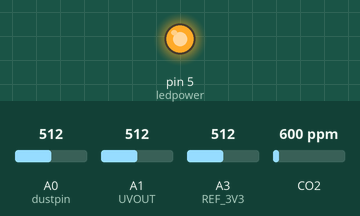
This sketch was run on a simulated Arduino Uno, built with avr-gcc and run on an emulated ATmega328P. On the bench: output pins drawn as LEDs (lit = HIGH). The test bench sets the inputs (shaded band); at power-on: A0 (dustpin) = 512, A1 (UVOUT) = 512, A3 (REF_3V3) = 512, CO2 600 ppm. What the sketch prints to the serial monitor is not drawn.

Above: at 0.1 s.
Timing chart, 0 to 1.6 s (numbered marks = the images above):
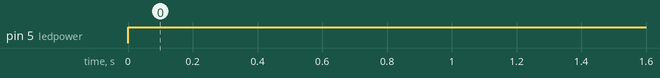

The sketch:

AQI_Lux.ino
```cpp
/*
   室内空气质量+光线光强测定程序
   Producer:小明明
   本套装备包含设备：
   1、Sharp GP2Y1010AU（PM2.5粉尘传感探头）
   2、气体检测探头MQ135
   3、光强计探头GY-8511
   接口附录:
    ——————————————————————
   |  sharp GP2Y1010AU |     Arduino  UNO      |
    ——————————————————————
   |        LED        |          D5           |
   |        V0         |          A0           |
    ——————————————————————
   |       MQ135       |     Arduino  UNO      |
    ——————————————————————
   |        D0         |          D6           |
   |        A0         |          A2           |
    ——————————————————————
   |       MP8511      |      Arduino  UNO     |
    ——————————————————————
   |     供电3.3V！    |          3.3V         |
   |         A0        |           A2          |
   |        Aref       |           A3          |
    ——————————————————————
   之后下面为程序正文：
*/
//定义硬件的引脚
#define UVOUT A1//光强计输出
#define REF_3V3 A3//参考电压
#include "MQ135.h"
#define Gaspin A2
#define dustpin A0
#define ledpower 5
float dustVal=0;
MQ135 gasSensor = MQ135(Gaspin);
void setup() {
  Serial.begin(9600);
  pinMode(UVOUT, INPUT);
  pinMode(REF_3V3, INPUT);
  pinMode(ledpower,OUTPUT);
  pinMode(dustpin,INPUT);
}

void loop() {
  dust();
  UV_lux();
  Gas();
}
void dust()
{
  digitalWrite(ledpower,LOW);
  delayMicroseconds(280);
  dustVal=analogRead(dustpin);
  delayMicroseconds(40);
  digitalWrite(ledpower,HIGH);
  delayMicroseconds(9680);
  delay(1000);
  if(dustVal>36.455)
  {
    Serial.print("Dust");
    Serial.println(float(dustVal/1024)-0.0356*120000*0.035);
  }
}
void Gas()
{
  float gas = gasSensor.getRZero();
  float ppm = gasSensor.getPPM();
    Serial.println(gas);
    Serial.println(ppm);
  delay(1000);
}
/*
  //MQ135主函数
  void GAS()
  {
  float volt;
  volt = getVoltage(gasSensor);
  Serial.println(volt);
  delay(1000);
  }
  //定义getVoltage子函数
  float getVoltage(int pin)
  {
  return(analogRead(pin)*0.004882814);
  }
*/
//UV光强计主函数
void UV_lux()
{
  int uvLevel = averageAnalogRead(UVOUT);
  int refLevel = averageAnalogRead(REF_3V3);
  //Use the 3.3V power pin as a reference to get a very accurate output value from sensor
  float outputVoltage = 3.3 / refLevel * uvLevel;
  float uvIntensity = mapfloat(outputVoltage, 0.99, 2.9, 0.0, 15.0);
  Serial.print("MP8511 output:");
  Serial.println(uvLevel);
  Serial.print(" MP8511 voltage:");
  Serial.println(outputVoltage);
  Serial.print(" UV Intensity (mW/cm^2): ");
  Serial.println(uvIntensity);
  delay(1000);
}

//光强计取平均值
int averageAnalogRead(int pinToRead)
{
  byte numberOfReadings = 8;
  unsigned int runningValue = 0;

  for (int x = 0 ; x < numberOfReadings ; x++)
    runningValue += analogRead(pinToRead);
  runningValue /= numberOfReadings;
  return (runningValue);
}
//floats 类型定义
float mapfloat(float x, float in_min, float in_max, float out_min, float out_max)
{
  return (x - in_min) * (out_max - out_min) / (in_max - in_min) + out_min;
}
```

Measured:
- by itself, pin 5 (ledpower): LOW → HIGH at 0.00 s
